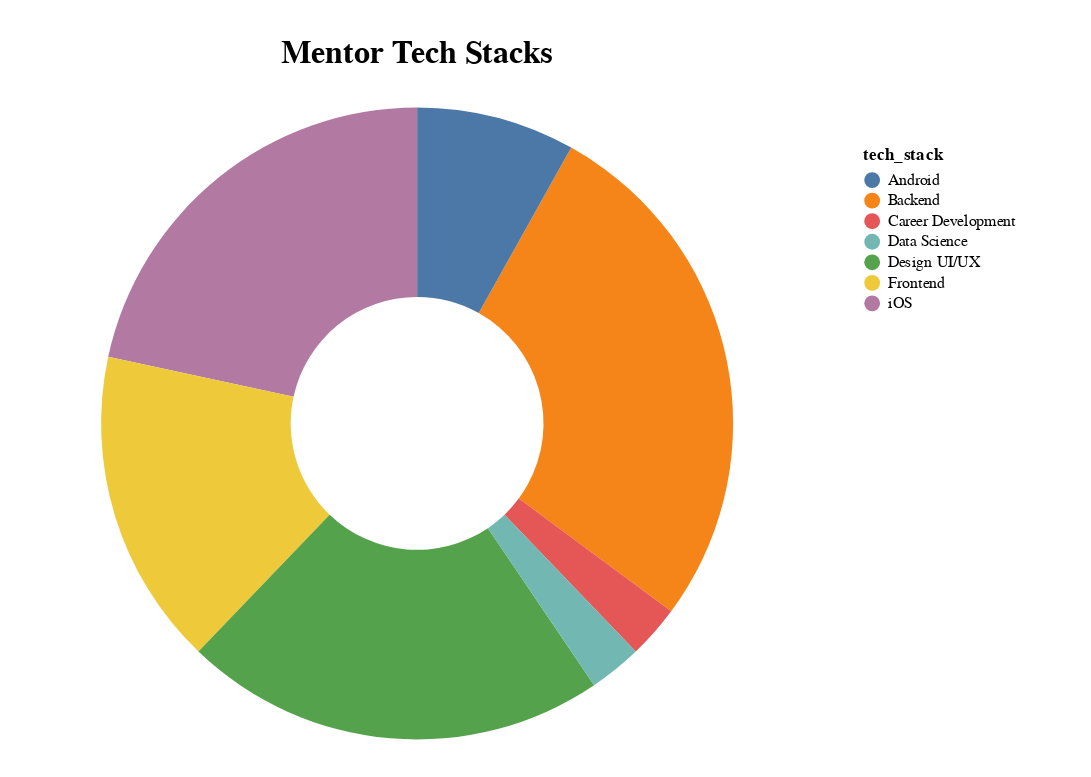

Write notebook code for a chart like this one.
### Code cell
pie_chart(mentors, "tech_stack", "Mentor Tech Stacks")

### Figure 1 — Vega-Lite specification as saved in the notebook (floating-point values rounded to 4 significant figures)
{"config": {"view": {"continuousWidth": 400, "continuousHeight": 300, "stroke": "#FFF"}, "legend": {"padding": 24}, "title": {"fontSize": 20, "offset": 24}}, "data": {"name": "data-36e4f70c64c2024e88f32edc3fcba153"}, "mark": {"type": "arc", "innerRadius": 80}, "encoding": {"color": {"field": "tech_stack", "type": "nominal"}, "theta": {"aggregate": "count", "type": "quantitative"}, "tooltip": [{"field": "tech_stack", "type": "nominal"}, {"aggregate": "count", "type": "quantitative"}]}, "height": 400, "padding": 24, "title": "Mentor Tech Stacks", "width": 480, "$schema": "https://vega.github.io/schema/vega-lite/v4.17.0.json", "datasets": {"data-36e4f70c64c2024e88f32edc3fcba153": [{"tech_stack": "Backend"}, {"tech_stack": "Android"}, {"tech_stack": "iOS"}, {"tech_stack": "Backend"}, {"tech_stack": "iOS"}, {"tech_stack": "Frontend"}, {"tech_stack": "iOS"}, {"tech_stack": "Backend"}, {"tech_stack": "Backend"}, {"tech_stack": "iOS"}, {"tech_stack": "Design UI/UX"}, {"tech_stack": "Backend"}, {"tech_stack": "Frontend"}, {"tech_stack": "Backend"}, {"tech_stack": "iOS"}, {"tech_stack": "Design UI/UX"}, {"tech_stack": "Frontend"}, {"tech_stack": "iOS"}, {"tech_stack": "Career Development"}, {"tech_stack": "Android"}, {"tech_stack": "Design UI/UX"}, {"tech_stack": "Data Science"}, {"tech_stack": "Frontend"}, {"tech_stack": "Design UI/UX"}, {"tech_stack": "Frontend"}, {"tech_stack": "Backend"}, {"tech_stack": "Design UI/UX"}, {"tech_stack": "Frontend"}, {"tech_stack": "Design UI/UX"}, {"tech_stack": "Android"}, {"tech_stack": "Design UI/UX"}, {"tech_stack": "Backend"}, {"tech_stack": "Design UI/UX"}, {"tech_stack": "Backend"}, {"tech_stack": "iOS"}, {"tech_stack": "Backend"}, {"tech_stack": "iOS"}]}}
